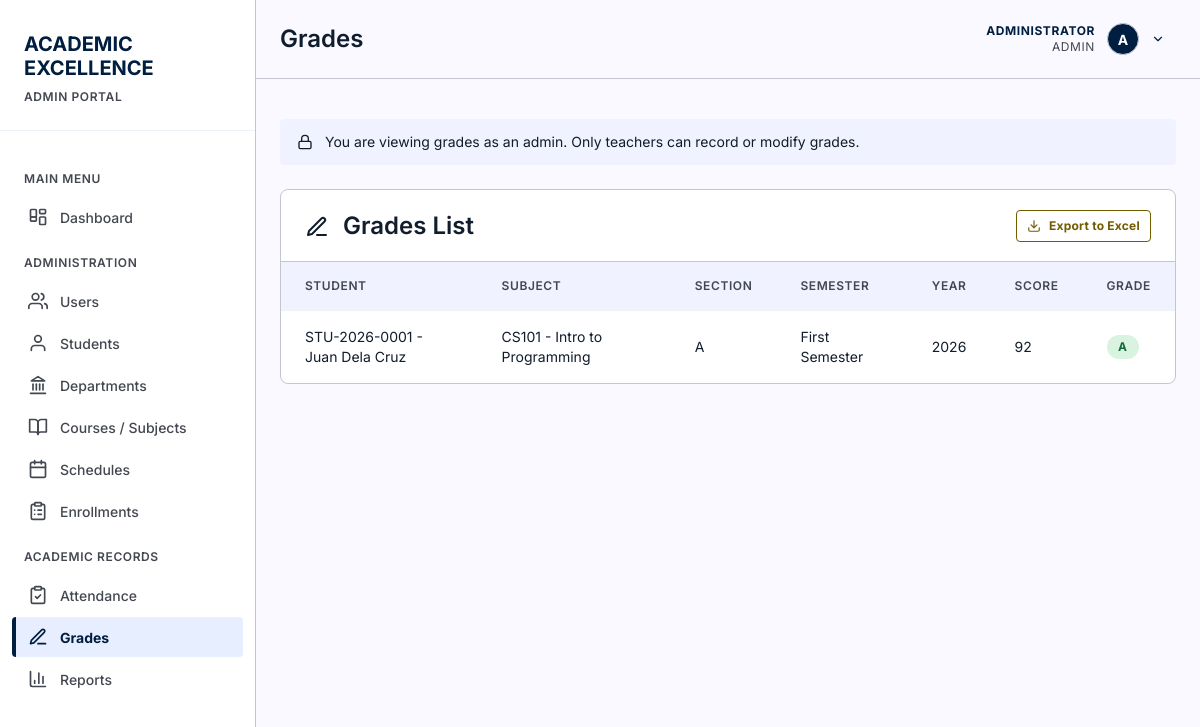
Before: /pages/grades.php (signed in) with the older database file.
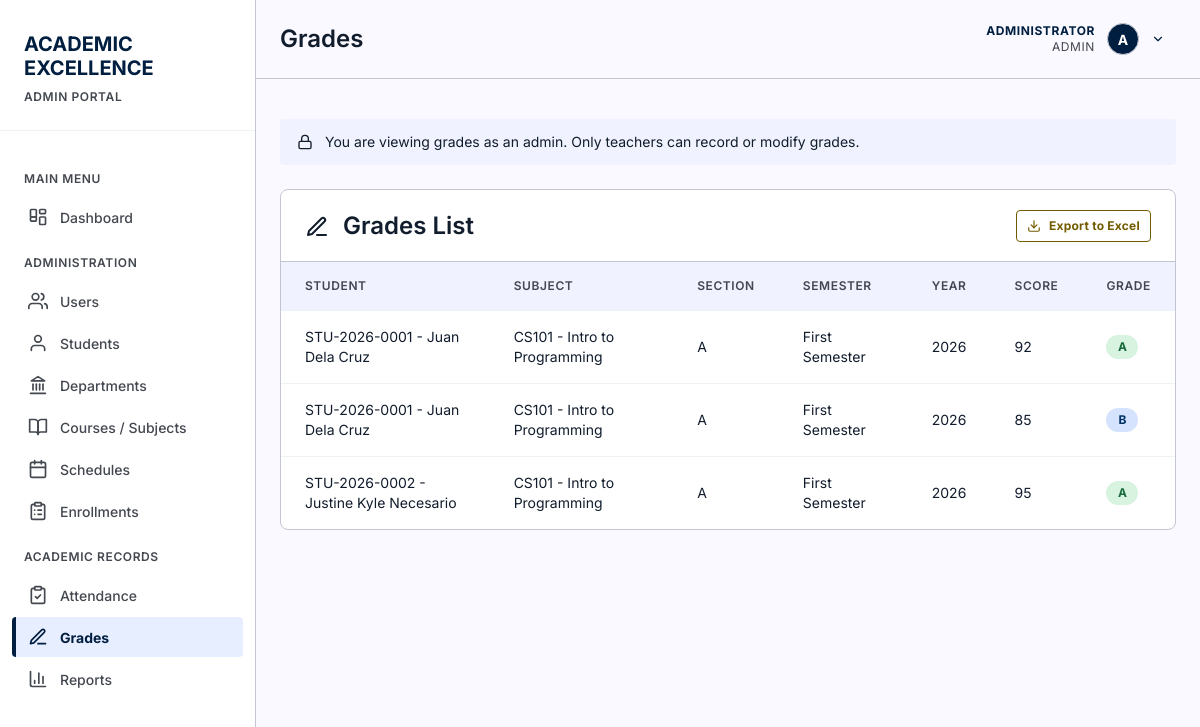
After: the same page with the newer database file.
### tables this page shows
CREATE TABLE grades (
        id INTEGER PRIMARY KEY AUTOINCREMENT,
        student_id INTEGER NOT NULL,
        subject_id INTEGER NOT NULL,
        semester TEXT NOT NULL,
        year INTEGER NOT NULL,
        score REAL,
        grade TEXT,
        created_at TIMESTAMP DEFAULT CURRENT_TIMESTAMP, section_id INTEGER REFERENCES course_sections(id) ON DELETE SET NULL, enrollment_id INTEGER REFERENCES enrollments(id) ON DELETE SET NULL, instructor_id INTEGER REFERENCES instructors(id) ON DELETE SET NULL, assessment_type TEXT NOT NULL DEFAULT 'Final', status TEXT NOT NULL DEFAULT 'Published' CHECK(status IN ('Draft', 'Published', 'Locked')), remarks TEXT, updated_at DATETIME,
        FOREIGN KEY (student_id) REFERENCES students(id) ON DELETE CASCADE,
        FOREIGN KEY (subject_id) REFERENCES subjects(id) ON DELETE CASCADE
    );

CREATE TABLE students (
        id INTEGER PRIMARY KEY AUTOINCREMENT,
        student_id TEXT UNIQUE NOT NULL,
        first_name TEXT NOT NULL,
        last_name TEXT NOT NULL,
        email TEXT,
        phone TEXT,
        date_of_birth DATE,
        gender TEXT CHECK(gender IN ('Male', 'Female', 'Other')),
        enrollment_date DATE DEFAULT CURRENT_DATE,
        status TEXT DEFAULT 'Active' CHECK(status IN ('Active', 'Inactive', 'Graduated')),
        created_at TIMESTAMP DEFAULT CURRENT_TIMESTAMP
    , user_id INTEGER REFERENCES users(id) ON DELETE SET NULL, program_id INTEGER REFERENCES programs(id) ON DELETE SET NULL, year_level INTEGER, expected_graduation_date DATE, updated_at DATETIME);

CREATE TABLE subjects (
        id INTEGER PRIMARY KEY AUTOINCREMENT,
        subject_code TEXT UNIQUE NOT NULL,
        subject_name TEXT NOT NULL,
        description TEXT,
        credits INTEGER DEFAULT 3,
        created_at TIMESTAMP DEFAULT CURRENT_TIMESTAMP
    , department_id INTEGER REFERENCES departments(id) ON DELETE SET NULL, course_level INTEGER, is_active INTEGER NOT NULL DEFAULT 1 CHECK(is_active IN (0, 1)), updated_at DATETIME);

CREATE TABLE course_sections (
            id INTEGER PRIMARY KEY AUTOINCREMENT,
            subject_id INTEGER NOT NULL,
            instructor_id INTEGER NOT NULL,
            term_id INTEGER NOT NULL,
            section_code TEXT NOT NULL,
            room TEXT,
            schedule TEXT,
            capacity INTEGER CHECK(capacity IS NULL OR capacity > 0),
            status TEXT NOT NULL DEFAULT 'Open' CHECK(status IN ('Open', 'Closed', 'Completed', 'Cancelled')),
            created_at DATETIME NOT NULL DEFAULT CURRENT_TIMESTAMP,
            updated_at DATETIME NOT NULL DEFAULT CURRENT_TIMESTAMP,
            UNIQUE(subject_id, term_id, section_code),
            FOREIGN KEY (subject_id) REFERENCES subjects(id) ON DELETE RESTRICT,
            FOREIGN KEY (instructor_id) REFERENCES instructors(id) ON DELETE RESTRICT,
            FOREIGN KEY (term_id) REFERENCES academic_terms(id) ON DELETE RESTRICT
        );

### includes/auth.php (called while the page is built, shortened)
<?php
function currentUser() {
    static $user = false;
    if ($user === false) {
        $db = getDB();
        $stmt = $db->prepare("SELECT * FROM users WHERE id = :id AND is_active = 1");
        $stmt->execute([':id' => (int) $_SESSION['user_id']]);
        $user = $stmt->fetch() ?: null;
    }
    return $user;
}
function isLoggedIn() {
    return currentUser() !== null;
}
function requireLogin() {
    if (!isLoggedIn()) {
        header('Location: ' . baseUrl() . 'login.php');
        exit();
    }
}
function requireRole(...$roles) {
    requireLogin();
    $user = currentUser();
}
function currentInstructor() {
    $user = currentUser();
    if (!$user || $user['role'] !== 'instructor') {
        return null;
    }
    static $instructor = false;
    return $instructor;
}

### pages/grades.php (the view, shortened to what this page needs)
<?php
requireRole('admin', 'instructor');
$db = getDB();
$user = currentUser();
$canRecord = ($user['role'] === 'instructor');
if ($user['role'] === 'admin') {
    $gradesList = $db->query("
        SELECT g.*, s.student_id as student_number, s.first_name, s.last_name,
               sub.subject_code, sub.subject_name, cs.section_code
        FROM grades g
        JOIN students s ON g.student_id = s.id
        JOIN subjects sub ON g.subject_id = sub.id
        LEFT JOIN course_sections cs ON g.section_id = cs.id
        ORDER BY g.year DESC, g.semester DESC, s.last_name
    ")->fetchAll();
}
include '../includes/header.php';
?>
<main>
    <?php if (!$canRecord): ?>
    <div class="alert" style="background: var(--surface-low);">
        <?php echo icon('lock', 16); ?>
        You are viewing grades as an admin. Only teachers can record or modify grades.
    </div>
    <?php endif; ?>
    <div class="card">
        <div class="card-header" style="display: flex; justify-content: space-between; align-items: center;">
            <h2><?php echo icon('pen-line', 24); ?> Grades List</h2>
            <div style="display: flex; gap: 8px;">
                <a href="?export=excel" class="btn btn-secondary btn-sm"><?php echo icon('download', 14); ?> Export to Excel</a>
            </div>
        </div>
        <table>
            <thead>
                <tr>
                    <th>Student</th>
                    <th>Subject</th>
                    <th>Section</th>
                    <th>Semester</th>
                    <th>Year</th>
                    <th>Score</th>
                    <th>Grade</th>
                </tr>
            </thead>
            <tbody>
                <?php foreach ($gradesList as $grade): ?>
                <tr>
                    <td data-label="Student"><?php echo htmlspecialchars($grade['student_number'] . ' - ' . $grade['first_name'] . ' ' . $grade['last_name']); ?></td>
                    <td data-label="Subject"><?php echo htmlspecialchars($grade['subject_code'] . ' - ' . $grade['subject_name']); ?></td>
                    <td data-label="Section"><?php echo htmlspecialchars($grade['section_code'] ?? '—'); ?></td>
                    <td data-label="Semester"><?php echo htmlspecialchars($grade['semester']); ?></td>
                    <td data-label="Year"><?php echo $grade['year']; ?></td>
                    <td data-label="Score"><?php echo $grade['score']; ?></td>
                    <td data-label="Grade">
                        <span class="grade-badge grade-<?php echo strtolower($grade['grade']); ?>">
                            <?php echo $grade['grade']; ?>
                        </span>
                    </td>
                </tr>
                <?php endforeach; ?>
            </tbody>
        </table>
    </div>
</main>
<?php include '../includes/footer.php'; ?>

Changed rows visible on the page:
added grades: student.last_name "STU-2026-0001 - Juan Dela Cruz", subject.subject_name "CS101 - Intro to Programming", section.section_code "A", semester "First Semester", year "2026", score "85", grade "B"
added grades: student.last_name "STU-2026-0002 - Justine Kyle Necesario", subject.subject_name "CS101 - Intro to Programming", section.section_code "A", semester "First Semester", year "2026", score "95", grade "A"
